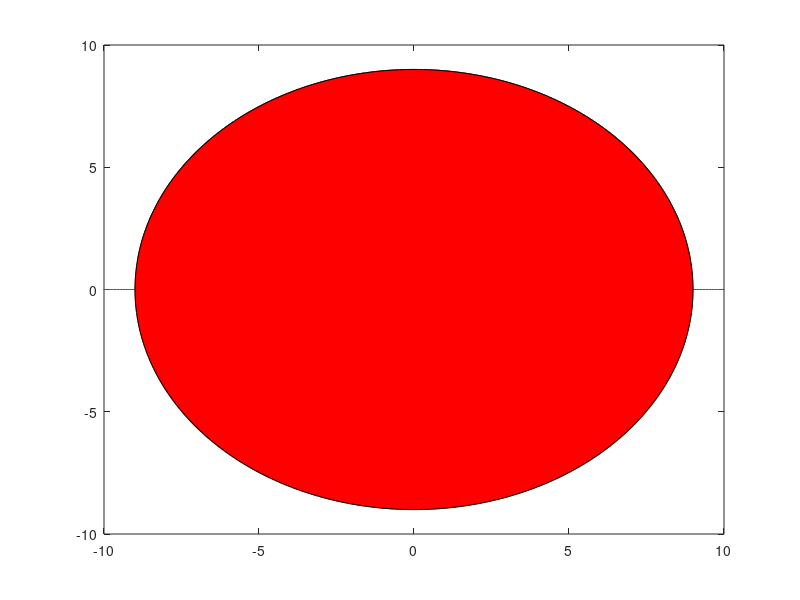

The MATLAB script that drew this image:
r=9;
x=-50:0.1:50;
y1=sqrt(r.^2-x.^2);
y2=-y1;
deg=0:1:360;
plot(x,y1);
hold on;
%plot(x,y2);
%subplot(2,2,2);

axis([-10 10 -10 10]);
%xlim([0,360]);
theta=0:1:360;
x=r*cosd(theta);
y=r*sind(theta);
c=plot(x,y);
fill(x,y,'r');